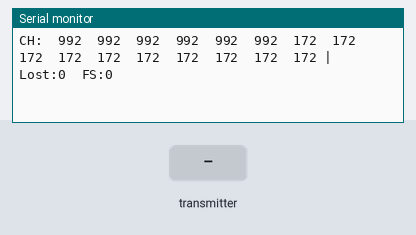
Bench run of a sketch on a simulated ESP32. Shown: the last lines printed to the serial monitor. Inputs (shaded band) come from the test bench.

Above: at 1.2 s.
1.3 s: the transmitter starts sending ch.0 = 1811
At 2.4 s:
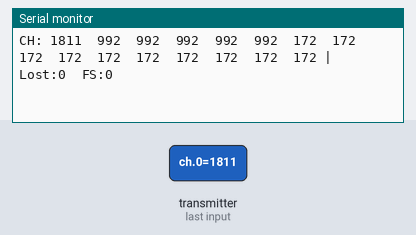
3.2 s: the transmitter starts sending ch.1 = 1811
At 4.2 s:
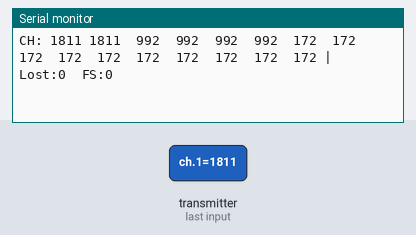
5.1 s: the transmitter starts sending ch.2 = 1811
At 6.2 s:
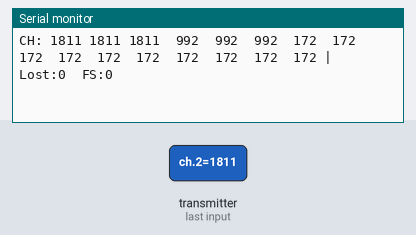
7.0 s: the transmitter starts sending ch.3 = 1811
At 7.8 s:
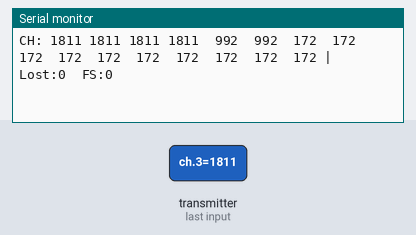
8.9 s: the transmitter starts sending ch.4 = 1811
At 10.0 s:
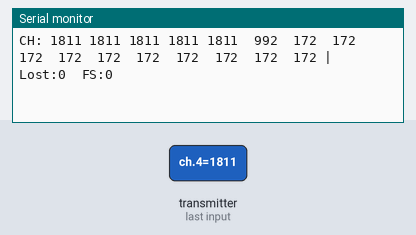
10.8 s: the transmitter starts sending ch.5 = 1811
At 11.9 s:
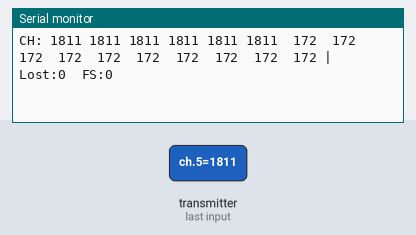

Measured:
- after the input at 1.3 s, the serial monitor: prints a new line at once (image 1)
- after the input at 3.2 s, the serial monitor: prints a new line at once (image 2)
- after the input at 5.1 s, the serial monitor: prints a new line at once (image 3)
- after the input at 7.0 s, the serial monitor: prints a new line at once (image 4)
- after the input at 8.9 s, the serial monitor: prints a new line at once (image 5)
- after the input at 10.8 s, the serial monitor: prints a new line at once (image 6)

The sketch:

esp32_receiver.ino
```cpp
/*
  SBUS Reader using Bolder Flight Systems SBUS library
  ESP32 WROOM — RXD2 = GPIO16

  Install: Library Manager → search "SBUS" → "Bolder Flight Systems SBUS"
  OR: https://github.com/bolderflight/sbus
*/

#include "sbus.h"

// Bolder Flight SBUS object — UART2, GPIO16=RX, GPIO17=TX, inverted=true
bfs::SbusRx sbus(&Serial2, 16, 17, true);
bfs::SbusData data;

void setup() {
  Serial.begin(115200);
  while (!Serial) {}

  sbus.Begin();
  Serial.println("Bolder Flight SBUS ready on GPIO16 (RXD2)");
}

void loop() {
  if (sbus.Read()) {
    data = sbus.data();

    // ── channels (0-indexed, raw 172–1811) ──
    Serial.print("CH: ");
    for (int i = 0; i < data.NUM_CH; i++) {
      Serial.printf("%4d ", data.ch[i]);
    }

    // ── flags ──
    Serial.printf("| Lost:%d  FS:%d\n",
                  data.lost_frame,
                  data.failsafe);
  }
}
```
